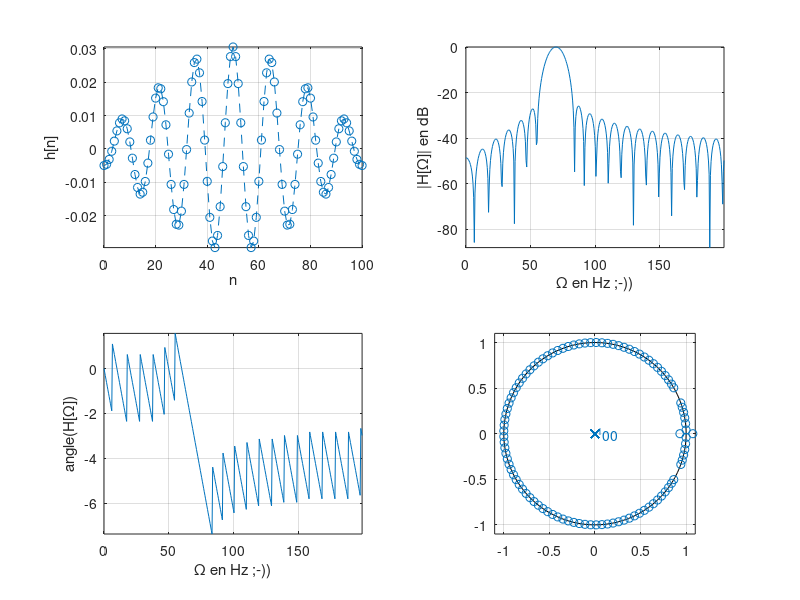

Write the MATLAB code that produced this figure.
clear all;
close all;
clc;

fs=1000;
fp=70;
orden=50;

% Creo filtro orden 50 con dispersion 5% y ventana de kaiser
b=fir1(2 * orden, [fp*0.95 fp*1.05]/(fs/2),kaiser(2*orden+1,3));

% Respuesta en frecuencia TZ
[H,w]=freqz(b,1,1000,fs);

% Aplico filtro
h=filter(b,1,[1;zeros(orden*2,1)]);

figure;

% Respuesta al impulso en tiempo discreto h[n]
subplot(221),plot(0:length(h)-1,h,'o--')
xlabel('n'),ylabel('h[n]'),axis tight,grid on

% Respuesta en frecuencia de H[w] en dB
subplot(222),plot(w(w<200),20*log10(abs(H(w<200))))
xlabel('\Omega en Hz ;-))'),ylabel('|H[\Omega]| en dB')
axis tight,grid on

% Fase de H
subplot(223),plot(w(w<200),unwrap(angle(H(w<200))))
xlabel('\Omega en Hz ;-))'),ylabel('angle(H[\Omega])')
axis tight,grid on

% TZ plano complejo con polos y ceros
subplot(224),zplane(b,1),axis([-1.1 1.1 -1.1 1.1])
